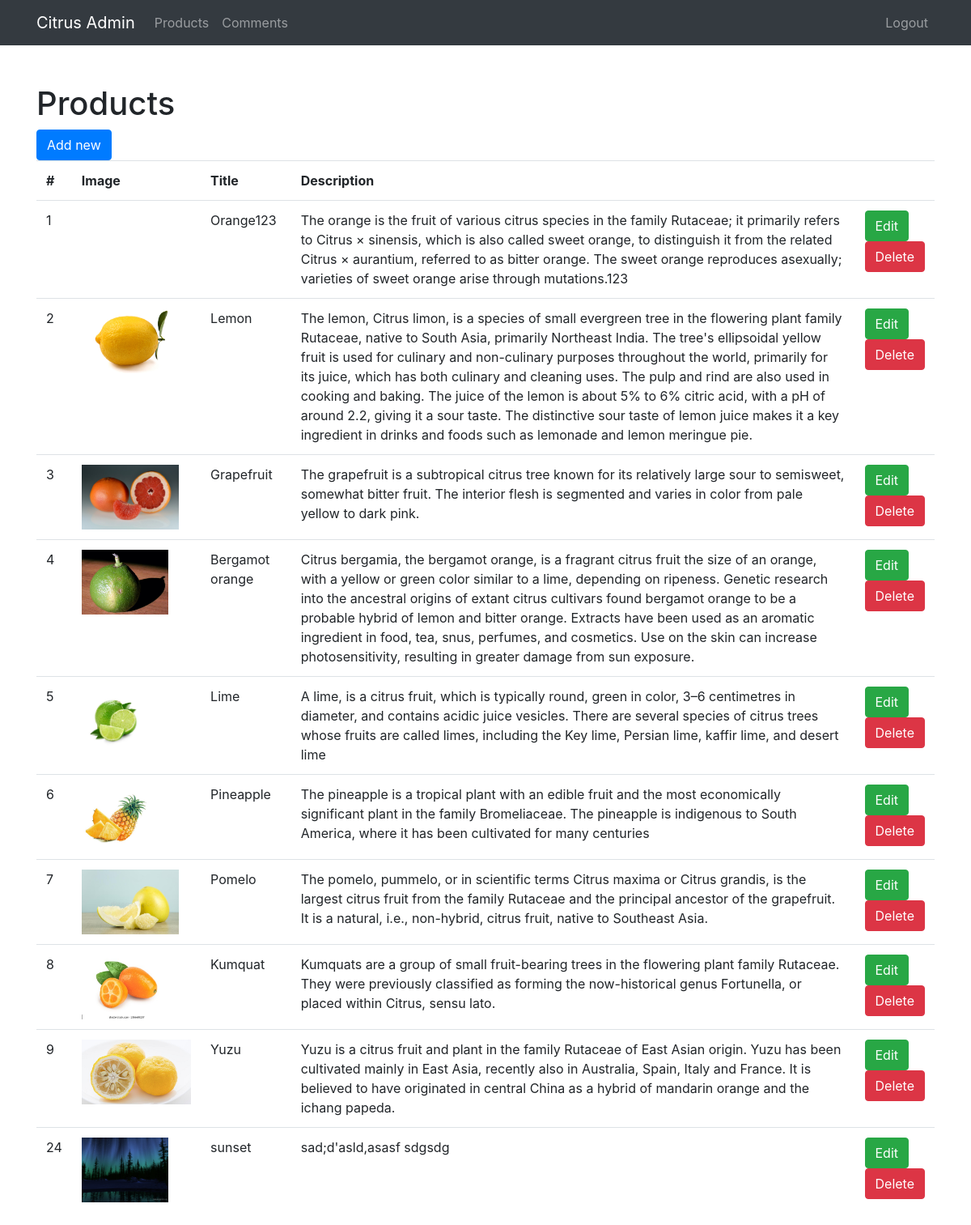
The page /admin/products/index.php (signed in) on the database its author committed.
### tables this page shows
CREATE TABLE `fruits` (
  `id` int(10) NOT NULL,
  `title` varchar(255) NOT NULL,
  `description` text NOT NULL,
  `image` text NOT NULL
);

### app/Database/Database.php (called while the page is built, shortened)
<?php
class Database
{
    public function __construct()
    {
        try {
            $db = new PDO('mysql:host=localhost;dbname=citrus;charset=utf8mb4', 'root', '');
            $db->setAttribute(PDO::ATTR_ERRMODE, PDO::ERRMODE_EXCEPTION);
            $db->setAttribute(PDO::ATTR_EMULATE_PREPARES, false);
            $db->setAttribute(PDO::ATTR_DEFAULT_FETCH_MODE, PDO::FETCH_OBJ);
            $this->db = $db;
        }
        catch (PDOException $e) {
            echo "Connection Error: ". $e->getMessage();
        }
    }
}

### app/Models/Fruit.php (called while the page is built, shortened)
<?php
class Fruit extends Database {
    protected function all()
    {
        $stmt = $this->db->prepare("SELECT * FROM fruits");
        $stmt->execute();
        return $stmt->fetchAll();
    }
}

### app/Controllers/FruitsController.php (called while the page is built, shortened)
<?php
class FruitsController extends Fruit {
    public function index()
    {
        $fruits = $this->all();
        return $fruits;
    }
}

### public/admin/products/index.php (the view, shortened to what this page needs)
<?php
$products = new FruitsController;
require_once "../includes/header.php";
require_once "../includes/navbar.php";
?>
<div class="container mt-5">
    <h1>Products</h1>
    <a href="create.php" class="btn btn-primary">Add new</a>
    <table class="table">
        <tr>
            <th>#</th>
            <th>Image</th>
            <th>Title</th>
            <th>Description</th>
            <th></th>
        </tr>
        <?php foreach($products->index() as $product): ?>
            <tr>
                <td><?php echo $product->id; ?></td>
                <td><img height="80px" src="/img/<?php echo $product->image; ?>" alt=""> </td>
                <td><?php echo $product->title; ?></td>
                <td><?php echo $product->description; ?></td>
                <td>
                    <a href="edit.php?id=<?php echo $product->id; ?>" class="btn btn-success">Edit</a>
                    <form action="delete.php" method="POST">
                        <button onclick="return confirm('Are you sure you want to delete product?')" class="btn btn-danger">Delete</button>
                    </form>
                </td>
            </tr>
        <?php endforeach; ?>
    </table>
</div>
<?php require_once "../includes/footer.php"; ?>

### rows shown on the page
fruits: id "1", title "Orange123", description "The orange is the fruit of various citrus species in the family Rutaceae; it primarily refers to Citrus × sinensis, which is also called sweet orange, to distinguish it from the related Citrus × aurantium, referred to as bitter orange. The sweet orange reproduces asexually; varieties of sweet orange arise through mutations.123"
fruits: id "2", image (picture), title "Lemon", description "The lemon, Citrus limon, is a species of small evergreen tree in the flowering plant family Rutaceae, native to South Asia, primarily Northeast India. The tree's ellipsoidal yellow fruit is used for culinary and non-culinary purposes throughout the world, primarily for its juice, which has both culinary and cleaning uses. The pulp and rind are also used in cooking and baking. The juice of the lemon is about 5% to 6% citric acid, with a pH of around 2.2, giving it a sour taste. The distinctive sour taste of lemon juice makes it a key ingredient in drinks and foods such as lemonade and lemon meringue pie."
fruits: id "3", image (picture), title "Grapefruit", description "The grapefruit is a subtropical citrus tree known for its relatively large sour to semisweet, somewhat bitter fruit. The interior flesh is segmented and varies in color from pale yellow to dark pink."
fruits: id "4", image (picture), title "Bergamot orange", description "Citrus bergamia, the bergamot orange, is a fragrant citrus fruit the size of an orange, with a yellow or green color similar to a lime, depending on ripeness. Genetic research into the ancestral origins of extant citrus cultivars found bergamot orange to be a probable hybrid of lemon and bitter orange. Extracts have been used as an aromatic ingredient in food, tea, snus, perfumes, and cosmetics. Use on the skin can increase photosensitivity, resulting in greater damage from sun exposure."
fruits: id "5", image (picture), title "Lime", description "A lime, is a citrus fruit, which is typically round, green in color, 3–6 centimetres in diameter, and contains acidic juice vesicles. There are several species of citrus trees whose fruits are called limes, including the Key lime, Persian lime, kaffir lime, and desert lime"
fruits: id "6", image (picture), title "Pineapple", description "The pineapple is a tropical plant with an edible fruit and the most economically significant plant in the family Bromeliaceae. The pineapple is indigenous to South America, where it has been cultivated for many centuries"
fruits: id "7", image (picture), title "Pomelo", description "The pomelo, pummelo, or in scientific terms Citrus maxima or Citrus grandis, is the largest citrus fruit from the family Rutaceae and the principal ancestor of the grapefruit. It is a natural, i.e., non-hybrid, citrus fruit, native to Southeast Asia."
fruits: id "8", image (picture), title "Kumquat", description "Kumquats are a group of small fruit-bearing trees in the flowering plant family Rutaceae. They were previously classified as forming the now-historical genus Fortunella, or placed within Citrus, sensu lato."
fruits: id "9", image (picture), title "Yuzu", description "Yuzu is a citrus fruit and plant in the family Rutaceae of East Asian origin. Yuzu has been cultivated mainly in East Asia, recently also in Australia, Spain, Italy and France. It is believed to have originated in central China as a hybrid of mandarin orange and the ichang papeda."
fruits: id "24", image (picture), title "sunset", description "sad;d'asld,asasf sdgsdg"
